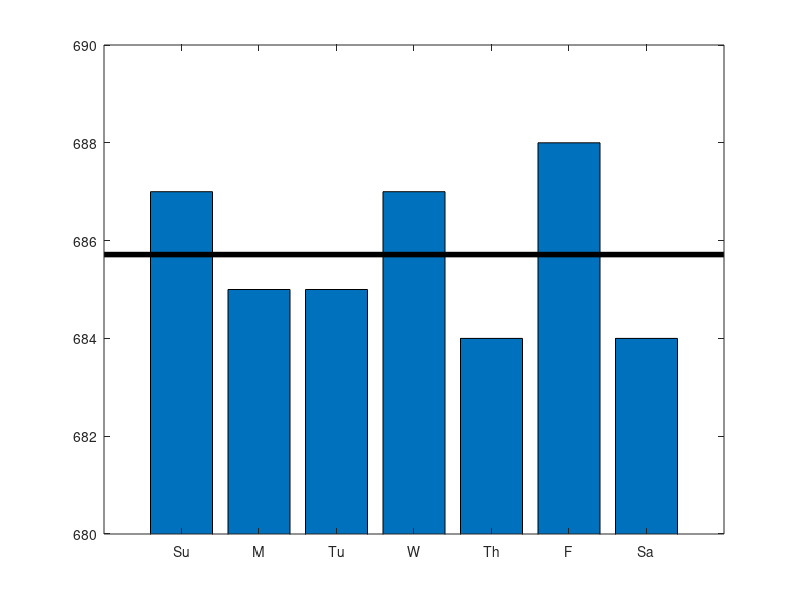

The MATLAB source for this figure:
clc,clear
c=zeros(1,7);
for y=1601:2000
    for m=1:12
        d=datenum(y,m,13);
        w=weekday(d);
        c(w)=c(w)+1;
    end
end
c,bar(c)
axis([0 8 680 690])
line([0,8],[4800/7,4800/7],'linewidth',4,'color','k')
set(gca,'xticklabel',{'Su','M','Tu','W','Th','F','Sa'})